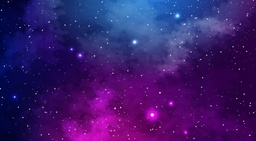
#> input picture tests/resources/brightness_patch_detector/image.jpg, 256 x 141 px, shrunk from 1140 x 630 before the run
$ python run_brightness_patch_detector.py ../tests/resources/brightness_patch_detector/image.jpg
#> lines starting #> are read from the running program, lines starting #| are printed output that depends on the picture; after the words box and inside, x2 and y2 are one past the last pixel; in counts of white or black regions, pixels touching at a corner belong together
### brightness_patch_detector/brightness_path_detector.py
from typing import List, Tuple

import cv2
import numpy as np

from utils.decorators import error_handler
from utils.exceptions import ImageProcessingError
from utils.patch import Patch

KERNEL_SIZE = 5
NUM_TOP_BRIGHT_PATCHES = 4
PATCH_CENTER_OFFSET = KERNEL_SIZE // 2
MIN_DISTANCE_PREVENT_OVERLAP = KERNEL_SIZE - 1


def get_average_brightness(image: np.ndarray, x: int, y: int) -> float:
    """
    Calculate the average brightness of a patch.

    :param image: Input image.
    :param x: x-coordinate of the top-left corner of the patch.
    :param y: y-coordinate of the top-left corner of the patch.
    :return: Average brightness of the patch.
    """
    return float(np.mean(image[y:y + KERNEL_SIZE, x:x + KERNEL_SIZE]))


def get_patch_centers_and_brightness(image: np.ndarray) -> List[Patch]:
    """
    Get center coordinates and average brightness for all patches.

    :param image: Input image.
    :return: List of center coordinates and corresponding brightness values.
    """
    height, width = image.shape
    patch_center_offset = KERNEL_SIZE // 2
    patches = []

    for y in range(height - KERNEL_SIZE):
        for x in range(width - KERNEL_SIZE):
            center_x = x + patch_center_offset
            center_y = y + patch_center_offset
            brightness = get_average_brightness(image, x, y)
            patches.append(Patch(center=(center_x, center_y), brightness=brightness))

    return patches


def get_patches_sorted_by_brightness(image: np.ndarray) -> List:
    """
    Get patches sorted by their brightness.

    :param image: Input image.
    :return: List of patches sorted by brightness.
    """
    patches = get_patch_centers_and_brightness(image)
    sorted_patches = sorted(patches, key=lambda patch: patch.brightness, reverse=True)
    return [patch.center for patch in sorted_patches]


def get_centroid(points: np.ndarray) -> np.ndarray:
    """
    Calculate the centroid of a set of points.

    :param points: Set of points.
    :return: Centroid of the points.
    """
    return np.mean(points, axis=0)


def get_points_sort_around_centroid(points: np.ndarray) -> np.ndarray:
    """
    Sort points counter-clockwise around their centroid.

    :param points: Set of points.
    :return: Points sorted counter-clockwise.
    """
    centroid = get_centroid(points)
    angles = np.arctan2(points[:, 1] - centroid[1], points[:, 0] - centroid[0])
    return points[np.argsort(angles)]


def patch_coordinates_within_bounds(coordinates: Tuple[int, int],
                                    width_factor: int,
                                    height_factor: int) -> Tuple[int, int, int, int]:
    """
    Calculate the bounds for checking overlap.

    :param coordinates: Coordinates of the point
    :param width_factor: Factor of image width by kernel size.
    :param height_factor: Factor of image height by kernel size.
    :return: Tuple of start and end coordinates for both x and y directions.
    """
    patch_col = coordinates[0] // KERNEL_SIZE
    patch_row = coordinates[1] // KERNEL_SIZE
    x_start = max(patch_col - MIN_DISTANCE_PREVENT_OVERLAP, 0)
    x_end = min(patch_col + MIN_DISTANCE_PREVENT_OVERLAP + 1, width_factor)
    y_start = max(patch_row - MIN_DISTANCE_PREVENT_OVERLAP, 0)
    y_end = min(patch_row + MIN_DISTANCE_PREVENT_OVERLAP + 1, height_factor)
    return x_start, x_end, y_start, y_end


def is_place_patch_possible(grid: np.ndarray, x_start: int, x_end: int, y_start: int, y_end: int) -> bool:
    """
    Check if a patch can be placed at the specified location.

    :param grid: Grid tracking selected patches.
    :param x_start: Start x-coordinate.
    :param x_end: End x-coordinate.
    :param y_start: Start y-coordinate.
    :param y_end: End y-coordinate.
    :return: Boolean indicating if patch can be placed.
    """
    return not np.any(grid[y_start:y_end, x_start:x_end])


def get_selected_patches(image: np.ndarray, sorted_patches: List[Tuple[int, int]]) -> np.ndarray:
    """
    Select patches ensuring they don't overlap.

    :param image: Input image.
    :param sorted_patches: Patches sorted by brightness.
    :return: Coordinates of selected patches.
    """
    grid = get_grid(image)
    selected_coordinates = []
    height_factor = image.shape[0] // KERNEL_SIZE
    width_factor = image.shape[1] // KERNEL_SIZE

    for coordinates in sorted_patches:
        x_start, x_end, y_start, y_end = patch_coordinates_within_bounds(coordinates,
                                                                         width_factor,
                                                                         height_factor)

        if is_place_patch_possible(grid, x_start, x_end, y_start, y_end):
            selected_coordinates.append(coordinates)
            grid[y_start:y_end, x_start:x_end] = True

            if len(selected_coordinates) == NUM_TOP_BRIGHT_PATCHES:
                break

    selected_coordinates_array = np.array(selected_coordinates, dtype=int)
    return get_points_sort_around_centroid(selected_coordinates_array)


def get_grid(image: np.ndarray) -> np.ndarray:
    """
    Generate a grid based on image dimensions and kernel size.

    :param image: Input image.
    :return: Grid for tracking selected patches.
    """

    height, width = image.shape
    return np.zeros((height // KERNEL_SIZE, width // KERNEL_SIZE), dtype=bool)


def get_top_patches(image: np.ndarray) -> np.ndarray:
    """
    Identify top bright patches in the image.

    :param image: Input image.
    :return: Coordinates of top patches.
    """

    patches_sorted_by_brightness = get_patches_sorted_by_brightness(image=image)
    return get_selected_patches(image=image, sorted_patches=patches_sorted_by_brightness)


def get_area_of_quadrilateral(x_coordinates: np.ndarray, y_coordinates: np.ndarray) -> float:
    """
    Calculate area  of a quadrilateral using the shoelace formula.

    :param x_coordinates: x-coordinates of the polygon vertices.
    :param y_coordinates: y-coordinates of the polygon vertices.
    :return: Area of the polygon.
    """
    forward_diagonal_product = x_coordinates * np.roll(y_coordinates, -1)
    backward_diagonal_product = y_coordinates * np.roll(x_coordinates, -1)

    return 0.5 * abs(np.sum(forward_diagonal_product - backward_diagonal_product))


def get_image_with_polygon(image: np.ndarray, points: np.ndarray) -> np.ndarray:
    """
    Draw a polygon on the image.

    :param image: Input image.
    :param points: Coordinates of the polygon vertices.
    """
    image_colored = cv2.cvtColor(image, cv2.COLOR_GRAY2BGR)
    points = points.reshape((1, -1, 1, 2))
    cv2.polylines(image_colored, points, isClosed=True, color=(0, 0, 255), thickness=2)
    return image_colored


def get_image_from_file(image_path: str):
    """
    Read an image from a given path in grayscale.

    :param image_path: Path to the input image.
    :return: Grayscale image.
    :raises ImageProcessingError: If the image cannot be read.
    """
    gray_image = cv2.imread(image_path, cv2.IMREAD_GRAYSCALE)
    if gray_image is None:
        raise ImageProcessingError(f"Could not read image from path {image_path}. Please check the path and try again.")
    return gray_image


def save_image_to_file(output_path: str, image) -> None:
    """
    Save an image to a given path.

    :param output_path: Path to save the processed image.
    :param image: Image to save.
    :raises ImageProcessingError: If the image cannot be saved.
    """
    is_image_saved = cv2.imwrite(output_path, image)
    if not is_image_saved:
        raise ImageProcessingError(f"Failed to save the image as {output_path}")


@error_handler
def draw_quadrilateral_and_calculate_area(image_path: str, output_path: str) -> float:
    """
    Process an image to detect, compute area, and visualize top bright patches.

    :param image_path: Path to the input image.
    :param output_path: Path to save the processed image.
    :return: Area of the quadrilateral.
    """
    gray_image = get_image_from_file(image_path)
    top_patches = get_top_patches(gray_image)
    image_colored = get_image_with_polygon(gray_image, top_patches)
    save_image_to_file(output_path, image_colored)
    height_coordinates = top_patches[:, 0]
    width_coordinates = top_patches[:, 1]
    return get_area_of_quadrilateral(height_coordinates, width_coordinates)

### utils/decorators.py
from functools import wraps
import logging


def error_handler(func):
    @wraps(func)
    def wrapper(*args, **kwargs):
        try:
            result = func(*args, **kwargs)
#> in get_image_from_file, `gray_image = cv2.imread(image_path, cv2.IMREAD_GRAYSCALE)`:
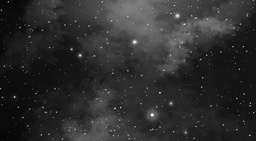
#> gray_image: shape (141, 256); min 2, max 255, mean 45.5
#> after the loop in get_patch_centers_and_brightness, `for y in range(height - KERNEL_SIZE):`: patches = 34136 items
#> in get_selected_patches, `grid = get_grid(image)`: grid: shape (28, 51) bool; every value is 0
#> the loop in get_selected_patches, `for coordinates in sorted_patches:` made 1634 passes
#> (coordinates, patch_col in patch_coordinates_within_bounds, patch_row in patch_coordinates_within_bounds, x_start, x_end, y_start, y_end) on passes 1 to 3: ((134, 42), 26, 8, 22, 31, 4, 13), ((134, 41), 26, 8, 22, 31, 4, 13), ((135, 42), 27, 8, 23, 32, 4, 13)
#> after the loop in get_selected_patches, `for coordinates in sorted_patches:`:
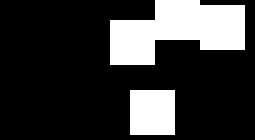
#> grid: shape (28, 51) bool (shown 5 times larger); 22.1% white; 2 white regions, box (x1, y1, x2, y2) and area: (22, 0, 49, 13) 234, (26, 18, 35, 27) 81
#> after the loop in get_selected_patches, `for coordinates in sorted_patches:`: selected_coordinates = [(134, 42), (177, 15), (152, 114), (220, 28)]
#> in get_selected_patches, `selected_coordinates_array = np.array(selected_coordinates, dtype=int)`: selected_coordinates_array = [[134, 42], [177, 15], [152, 114], [220, 28]]
#> in get_points_sort_around_centroid, `centroid = get_centroid(points)`: centroid = [170.8, 49.75]
#> in get_points_sort_around_centroid, `angles = np.arctan2(points[:, 1] - centroid[1], points[:, 0] - centroi..`: angles = [-2.93, -1.39, 1.85, -0.416]
#> in draw_quadrilateral_and_calculate_area, `top_patches = get_top_patches(gray_image)`: top_patches = [[134, 42], [177, 15], [220, 28], [152, 114]]
#> in get_image_with_polygon, `cv2.polylines(image_colored, points, isClosed=True, color=(0, 0, 255),..`:
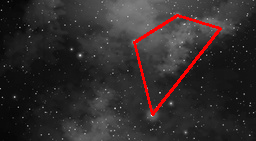
#> image_colored: shape (141, 256, 3); mean B, G, R 43.9, 43.9, 49.9
#> in draw_quadrilateral_and_calculate_area, `height_coordinates = top_patches[:, 0]`: height_coordinates = [134, 177, 220, 152]
#> in draw_quadrilateral_and_calculate_area, `width_coordinates = top_patches[:, 1]`: width_coordinates = [42, 15, 28, 114]
#> in get_area_of_quadrilateral, `forward_diagonal_product = x_coordinates * np.roll(y_coordinates, -1)`: forward_diagonal_product = [2010, 4956, 25080, 6384]
#> in get_area_of_quadrilateral, `backward_diagonal_product = y_coordinates * np.roll(x_coordinates, -1)`: backward_diagonal_product = [7434, 3300, 4256, 15276]
#> result = 4082
            return result
        except Exception as e:
            logging.basicConfig(filename='brightness_patch_detector_error.log',
                                level=logging.ERROR,
                                format='%(asctime)s %(levelname)s: %(message)s')
            logging.error(f"An error occurred in function '{func.__name__}': {e}")
            print(f"An error occurred in function '{func.__name__}': {e}")

    return wrapper

### scripts/run_brightness_patch_detector.py
#!/usr/bin/python3
import argparse
import sys
from pathlib import Path

from brightness_patch_detector.brightness_path_detector import draw_quadrilateral_and_calculate_area

if __name__ == "__main__":
    """
        Entry point for the brightness patch detector.
        Processes the given image to find the quadrilateral formed by the centers of the four non-overlapping
        5x5 patches with the highest average brightness. Then, draws this quadrilateral on the image.

        :param image_path: Path to the input image file.
        :param output_path: Path to the output image file.
        """
    parser = argparse.ArgumentParser(description="Brightness patch detector")

    parser.add_argument("image_path",
                        type=str,
                        help="Path to the input image file")

    parser.add_argument("--output",
                        dest="output_path",
                        type=str,
                        default="output.png",
                        nargs='?',
                        help="Path to the output image file (default: output.png)")

    args = parser.parse_args()

    if not args.image_path:
        print("Usage: python brightness_patch_detector.py <path_to_image> [--output <output_image_path>]")
        sys.exit(1)

    image_path = args.image_path
    output_path = args.output_path
    calculated_area = draw_quadrilateral_and_calculate_area(image_path, output_path)
#> calculated_area = 4082
    print("Area of the quadrilateral:", calculated_area)
#| Area of the quadrilateral: 4082.0
